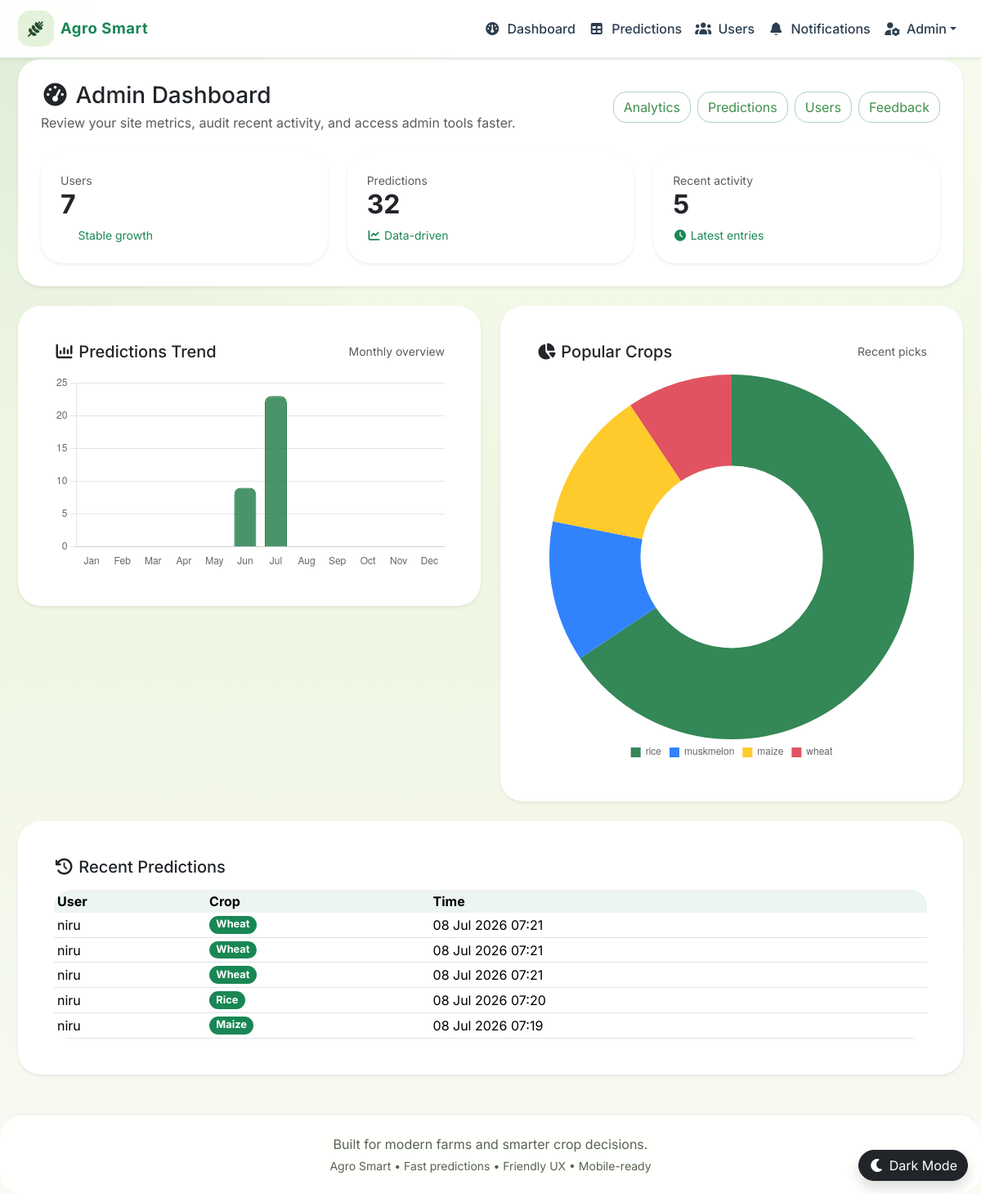
/admin_dashboard/ (signed in), run on the app's committed database.
### recommender/models.py (models this page shows, shortened)
class Prediction(models.Model):
    user = models.ForeignKey(User, on_delete=models.CASCADE, related_name='predictions')
    N = models.FloatField()
    P = models.FloatField()
    K = models.FloatField()
    temperature = models.FloatField()
    humidity = models.FloatField()
    ph = models.FloatField()
    rainfall = models.FloatField()
    predicted_label = models.CharField(max_length=100)
    created_at = models.DateTimeField(auto_now_add=True)
    class Meta:
        ordering = ['-created_at']

### recommender/views.py (the view)
# urls.py: path('admin_dashboard/', admin_dashboard_view, name='admin_dashboard'),
@user_passes_test(is_staff_lambda, login_url='admin_login')
def admin_dashboard_view(request):
    total_users = User.objects.filter(is_staff=False).count()
    total_predictions = Prediction.objects.count()
    recent_predictions = Prediction.objects.select_related('user').all()[:5]
    monthly_data = Prediction.objects.values_list('created_at__month').annotate(count=models.Count('id')).order_by('created_at__month')
    monthly_labels = ['Jan', 'Feb', 'Mar', 'Apr', 'May', 'Jun', 'Jul', 'Aug', 'Sep', 'Oct', 'Nov', 'Dec']
    monthly_counts = [0] * 12
    for month, count in monthly_data:
        monthly_counts[month - 1] = count
    top_crops = (Prediction.objects.values('predicted_label')
                  .annotate(count=models.Count('id'))
                  .order_by('-count')[:5])
    top_crops_json = [{"label": c['predicted_label'], "count": c['count']} for c in top_crops]
    return render(request, "admin_dashboard.html", locals())

### recommender/context_processors.py (called while the page is built)
def unread_notifications(request):
    count = 0
    if request.user.is_authenticated:
        count = request.user.notifications.filter(is_read=False).count()
    return {'unread_notifications_count': count}

def language_context(request):
    preferred_language = 'en'
    if request.user.is_authenticated:
        try:
            profile = request.user.userprofile
        except UserProfile.DoesNotExist:
            profile = UserProfile.objects.filter(user=request.user).first()
        if profile and profile.preferred_language:
            preferred_language = profile.preferred_language
    return {'preferred_language': preferred_language}

### recommender/templatetags/translation_tags.py (called while the page is built)
@register.simple_tag(takes_context=True)
def tr(context, text):
    lang = context.get('preferred_language', 'en')
    if lang == 'ne':
        return mark_safe(TRANSLATIONS['ne'].get(text, text))
    return text

### recommender/views.py (called while the page is built)
def is_staff_lambda(user):
    return user.is_authenticated and user.is_staff

### recommender/templates/admin_dashboard.html (shortened to what this page needs)
﻿{% extends "base.html" %}
{% load translation_tags %}
{% block content %}
<div class="row g-4">
    <div class="col-12">
        <div class="card panel-card shadow-sm border-0">
            <div class="d-flex flex-column flex-md-row justify-content-between align-items-start align-items-md-center gap-3 mb-4">
                <div>
                    <h3 class="mb-1"><i class="fa-solid fa-gauge-high"></i> {% tr "Admin Dashboard" %}</h3>
                    <p class="text-muted mb-0">{% tr "Review your site metrics, audit recent activity, and access admin tools faster." %}</p>
                </div>
                <div class="d-flex flex-wrap gap-2">
                    <a href="{% url 'analytics' %}" class="btn btn-outline-success">{% tr "Analytics" %}</a>
                    <a href="{% url 'admin_predictions' %}" class="btn btn-outline-success">{% tr "Predictions" %}</a>
                    <a href="{% url 'admin_users' %}" class="btn btn-outline-success">{% tr "Users" %}</a>
                    <a href="{% url 'admin_feedback' %}" class="btn btn-outline-success">{% tr "Feedback" %}</a>
                </div>
            </div>
            <div class="row g-4">
                <div class="col-md-4">
                    <div class="dashboard-metric bg-surface shadow-sm">
                        <div class="text-muted small">{% tr "Users" %}</div>
                        <div class="h2 fw-bold">{{ total_users }}</div>
                        <div class="text-success small mt-2"> {% tr "Stable growth" %}</div>
                    </div>
                </div>
                <div class="col-md-4">
                    <div class="dashboard-metric bg-surface shadow-sm">
                        <div class="text-muted small">{% tr "Predictions" %}</div>
                        <div class="h2 fw-bold">{{ total_predictions }}</div>
                        <div class="text-success small mt-2"><i class="fa-solid fa-chart-line"></i> {% tr "Data-driven" %}</div>
                    </div>
                </div>
                <div class="col-md-4">
                    <div class="dashboard-metric bg-surface shadow-sm">
                        <div class="text-muted small">{% tr "Recent activity" %}</div>
                        <div class="h2 fw-bold">{{ recent_predictions|length }}</div>
                        <div class="text-success small mt-2"><i class="fa-solid fa-clock"></i> {% tr "Latest entries" %}</div>
                    </div>
                </div>
            </div>
        </div>
    </div>
    <div class="col-12 col-xl-6">
        <div class="card panel-card shadow-sm border-0">
            <div class="card-body">
                <div class="d-flex justify-content-between align-items-center mb-3">
                    <h5 class="mb-0"><i class="fa-solid fa-chart-column"></i> {% tr "Predictions Trend" %}</h5>
                    <span class="text-muted small">{% tr "Monthly overview" %}</span>
                </div>
                <div class="chart-container">
                    <canvas id="dashboardChart"></canvas>
                </div>
            </div>
        </div>
    </div>
    <div class="col-12 col-xl-6">
        <div class="card panel-card shadow-sm border-0">
            <div class="card-body">
                <div class="d-flex justify-content-between align-items-center mb-3">
                    <h5 class="mb-0"><i class="fa-solid fa-chart-pie"></i> {% tr "Popular Crops" %}</h5>
                    <span class="text-muted small">{% tr "Recent picks" %}</span>
                </div>
                <div class="chart-container">
                    <canvas id="topCropsChart"></canvas>
                </div>
            </div>
        </div>
    </div>
    <div class="col-12">
        <div class="card panel-card shadow-sm border-0">
            <div class="card-body">
                <h5 class="mb-3"><i class="fa-solid fa-clock-rotate-left"></i> {% tr "Recent Predictions" %}</h5>
                <div class="table-responsive">
                    <table class="table table-sm align-middle mb-0">
                        <thead>
                            <tr>
                                <th>{% tr "User" %}</th>
                                <th>{% tr "Crop" %}</th>
                                <th>{% tr "Time" %}</th>
                            </tr>
                        </thead>
                        <tbody>
                            {% for item in recent_predictions %}
                            <tr>
                                <td>{{ item.user.get_full_name|default:item.user.username }}</td>
                                <td><span class="badge bg-success">{{ item.predicted_label|title }}</span></td>
                                <td>{{ item.created_at|date:"d M Y H:i" }}</td>
                            </tr>
                            {% empty %}
                            <tr><td colspan="3" class="text-center text-muted py-4">{% tr "No predictions yet." %}</td></tr>
                            {% endfor %}
                        </tbody>
                    </table>
                </div>
            </div>
        </div>
    </div>
</div>
<script>
const ctx = document.getElementById('dashboardChart')?.getContext('2d');
if (ctx) {
    new Chart(ctx, {
        type: 'bar',
        data: {
            labels: {{ monthly_labels|safe }},
            datasets: [{
                label: '{% tr "Predictions" %}',
                data: {{ monthly_counts|safe }},
                backgroundColor: 'rgba(31, 122, 68, 0.8)',
                borderColor: 'rgba(31, 122, 68, 1)',
                borderWidth: 1,
                borderRadius: 8,
                maxBarThickness: 36
            }]
        },
        options: {
            responsive: true,
            scales: {
                x: { grid: { display: false } },
                y: { beginAtZero: true, ticks: { precision: 0 } }
            },
            plugins: { legend: { display: false } }
        }
    });
}
const ctx2 = document.getElementById('topCropsChart')?.getContext('2d');
if (ctx2) {
    const topCrops = {{ top_crops_json|default:'[]'|safe }};
    new Chart(ctx2, {
        type: 'doughnut',
        data: {
            labels: topCrops.map(x => x.label),
            datasets: [{
                data: topCrops.map(x => x.count),
                backgroundColor: [
                    'rgba(31, 122, 68, 0.9)',
                    'rgba(13, 110, 253, 0.85)',
                    'rgba(255, 193, 7, 0.85)',
                    'rgba(220, 53, 69, 0.85)',
                    'rgba(108, 117, 125, 0.85)'
                ],
                borderWidth: 0
            }]
        },
        options: {
            responsive: true,
            plugins: { legend: { position: 'bottom', labels: { boxWidth: 12 } } }
        }
    });
}
</script>
{% endblock %}

### recommender/static/css/style.css (style rules this page uses)
* { box-sizing: border-box; }
html { scroll-behavior: smooth; }
body { margin: 0; min-height: 100vh; font-family: 'Inter', system-ui, -apple-system, BlinkMacSystemFont, 'Segoe UI', sans-serif; color: var(--text); background: radial-gradient(circle at top left, rgba(63, 143, 74, 0.14), transparent 30%), linear-gradient(180deg, #f8fcef 0%, #eff6e1 45%, #f8faf4 100%); }
.hero-card, .auth-card, .panel-card, .feature-card, .stat-tile, .glass-panel, .dashboard-metric, footer, .card { border-radius: var(--radius); }
.hero-card, .auth-card, .panel-card, .feature-card, .stat-tile, .glass-panel, .card, .alert, .list-group-item { background: var(--surface); border: 1px solid var(--border); }
.hero-card, .auth-card, .panel-card, .feature-card, .stat-tile, .glass-panel, .card { box-shadow: var(--shadow); }
.section-copy, .text-muted, .page-note, .hero-copy, .feature-card p, .auth-aside p, .glass-panel p, .footer { color: var(--muted); }
.btn { border-radius: 1rem; transition: transform 0.2s ease, box-shadow 0.2s ease, background-color 0.2s ease, border-color 0.2s ease; }
.btn-outline-success { color: var(--brand); border-color: rgba(31, 122, 68, 0.35); }
.table { border-radius: 1.25rem; overflow: hidden; background: #ffffff; }
.table thead th { background: rgba(31, 122, 68, 0.08); border-bottom: none; }
.table td, .table th { border-top: none; vertical-align: middle; }
.panel-card { padding: 1.75rem; }
.badge { border-radius: 0.85rem; font-size: 0.8rem; }
.dashboard-metric { padding: 1.5rem; transition: transform 0.2s ease; }

### data on the page
Prediction: user.get_full_name "niru", predicted_label "Wheat", created_at "08 Jul 2026 07:21"
Prediction: user.get_full_name "niru", predicted_label "Wheat", created_at "08 Jul 2026 07:21"
Prediction: user.get_full_name "niru", predicted_label "Wheat", created_at "08 Jul 2026 07:21"
Prediction: user.get_full_name "niru", predicted_label "Rice", created_at "08 Jul 2026 07:20"
Prediction: user.get_full_name "niru", predicted_label "Maize", created_at "08 Jul 2026 07:19"

### other printed values
{{ total_users }} "7"
{{ total_predictions }} "32"
{{ recent_predictions|length }} "5"
chart data {{ monthly_labels|safe }} ['Jan', 'Feb', 'Mar', 'Apr', 'May', 'Jun', 'Jul', 'Aug', 'Sep', 'Oct', 'Nov', 'Dec']
chart data {{ monthly_counts|safe }} [0, 0, 0, 0, 0, 9, 23, 0, 0, 0, 0, 0]
chart data {{ top_crops_json|default:'[]'|safe }} [{'label': 'rice', 'count': 21}, {'label': 'muskmelon', 'count': 4}, {'label': 'maize', 'count': 4}, {'label': 'wheat', 'count': 3}]
